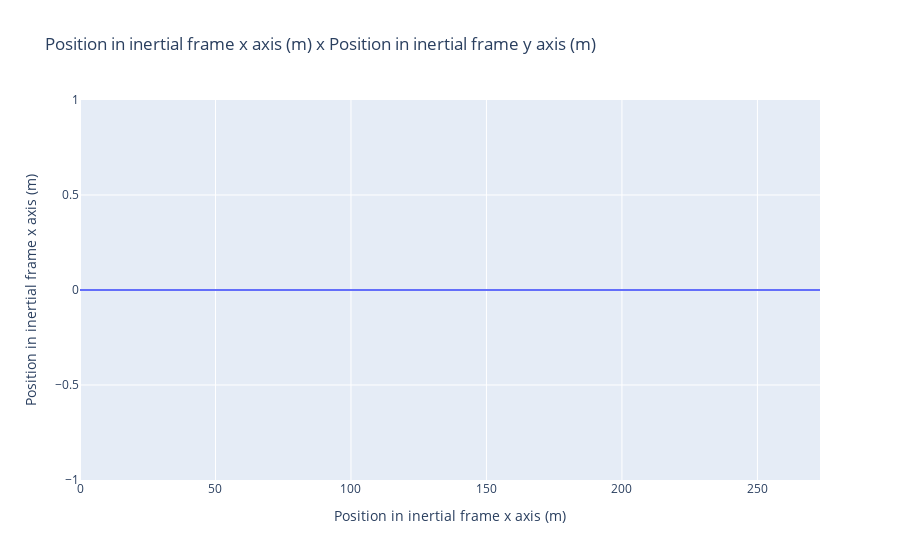

Here is the notebook cell this chart was saved with:
### Code cell
sim.xy.plotparametric()

### Figure 1 — Plotly figure (JSON) as saved in the notebook; plotly's stock layout.template omitted (floating-point values rounded to 4 significant figures; data arrays with more than 128 entries replaced by an {"elided": "..."} marker saying what was removed)
{"data": [{"name": "xy", "type": "scatter", "x": {"elided": "3030 float values"}, "y": {"elided": "3030 int values"}}], "layout": {"title": {"text": "Position in inertial frame x axis (m) x Position in inertial frame y axis (m)"}, "xaxis": {"title": {"text": "Position in inertial frame x axis (m)"}}, "yaxis": {"title": {"text": "Position in inertial frame x axis (m)"}}}}
